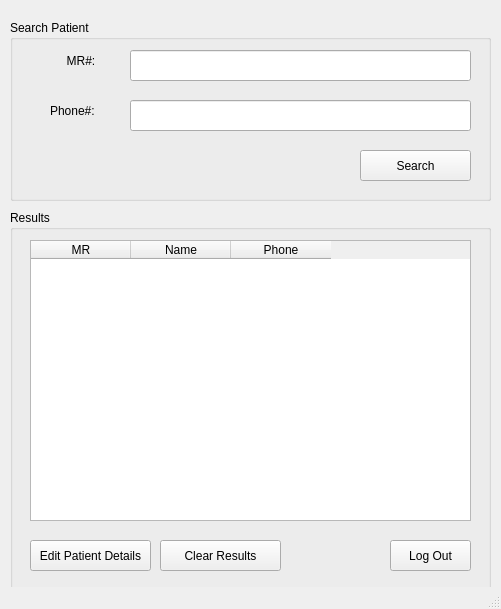
<?xml version="1.0" encoding="UTF-8"?>
<ui version="4.0">
 <class>MainWindow</class>
 <widget class="QMainWindow" name="MainWindow">
  <property name="windowModality">
   <enum>Qt::ApplicationModal</enum>
  </property>
  <property name="geometry">
   <rect>
    <x>0</x>
    <y>0</y>
    <width>501</width>
    <height>609</height>
   </rect>
  </property>
  <property name="windowTitle">
   <string>MainWindow</string>
  </property>
  <widget class="QWidget" name="centralwidget">
   <widget class="QGroupBox" name="groupBox">
    <property name="geometry">
     <rect>
      <x>10</x>
      <y>20</y>
      <width>481</width>
      <height>181</height>
     </rect>
    </property>
    <property name="title">
     <string>Search Patient</string>
    </property>
    <widget class="QLabel" name="label">
     <property name="geometry">
      <rect>
       <x>50</x>
       <y>30</y>
       <width>61</width>
       <height>21</height>
      </rect>
     </property>
     <property name="text">
      <string>  MR#:</string>
     </property>
    </widget>
    <widget class="QLabel" name="label_2">
     <property name="geometry">
      <rect>
       <x>40</x>
       <y>80</y>
       <width>51</width>
       <height>21</height>
      </rect>
     </property>
     <property name="text">
      <string>Phone#: </string>
     </property>
    </widget>
    <widget class="QLineEdit" name="lineMR">
     <property name="geometry">
      <rect>
       <x>120</x>
       <y>30</y>
       <width>341</width>
       <height>31</height>
      </rect>
     </property>
     <property name="text">
      <string/>
     </property>
    </widget>
    <widget class="QLineEdit" name="linePhone">
     <property name="geometry">
      <rect>
       <x>120</x>
       <y>80</y>
       <width>341</width>
       <height>31</height>
      </rect>
     </property>
     <property name="text">
      <string/>
     </property>
    </widget>
    <widget class="QPushButton" name="pushSearch">
     <property name="geometry">
      <rect>
       <x>350</x>
       <y>130</y>
       <width>111</width>
       <height>31</height>
      </rect>
     </property>
     <property name="text">
      <string>Search</string>
     </property>
    </widget>
   </widget>
   <widget class="QGroupBox" name="groupBox_2">
    <property name="geometry">
     <rect>
      <x>10</x>
      <y>210</y>
      <width>481</width>
      <height>381</height>
     </rect>
    </property>
    <property name="title">
     <string>Results</string>
    </property>
    <widget class="QTableWidget" name="tablewidgetSearch">
     <property name="geometry">
      <rect>
       <x>20</x>
       <y>30</y>
       <width>441</width>
       <height>281</height>
      </rect>
     </property>
     <column>
      <property name="text">
       <string>MR</string>
      </property>
     </column>
     <column>
      <property name="text">
       <string>Name</string>
      </property>
     </column>
     <column>
      <property name="text">
       <string>Phone</string>
      </property>
     </column>
    </widget>
    <widget class="QPushButton" name="pushClear">
     <property name="geometry">
      <rect>
       <x>150</x>
       <y>330</y>
       <width>121</width>
       <height>31</height>
      </rect>
     </property>
     <property name="text">
      <string>Clear Results</string>
     </property>
    </widget>
    <widget class="QPushButton" name="pushUpdate">
     <property name="geometry">
      <rect>
       <x>20</x>
       <y>330</y>
       <width>121</width>
       <height>31</height>
      </rect>
     </property>
     <property name="text">
      <string>Edit Patient Details</string>
     </property>
    </widget>
    <widget class="QPushButton" name="pushLogOut">
     <property name="geometry">
      <rect>
       <x>380</x>
       <y>330</y>
       <width>81</width>
       <height>31</height>
      </rect>
     </property>
     <property name="text">
      <string>Log Out</string>
     </property>
    </widget>
   </widget>
  </widget>
  <widget class="QStatusBar" name="statusbar"/>
 </widget>
 <resources/>
 <connections/>
</ui>
